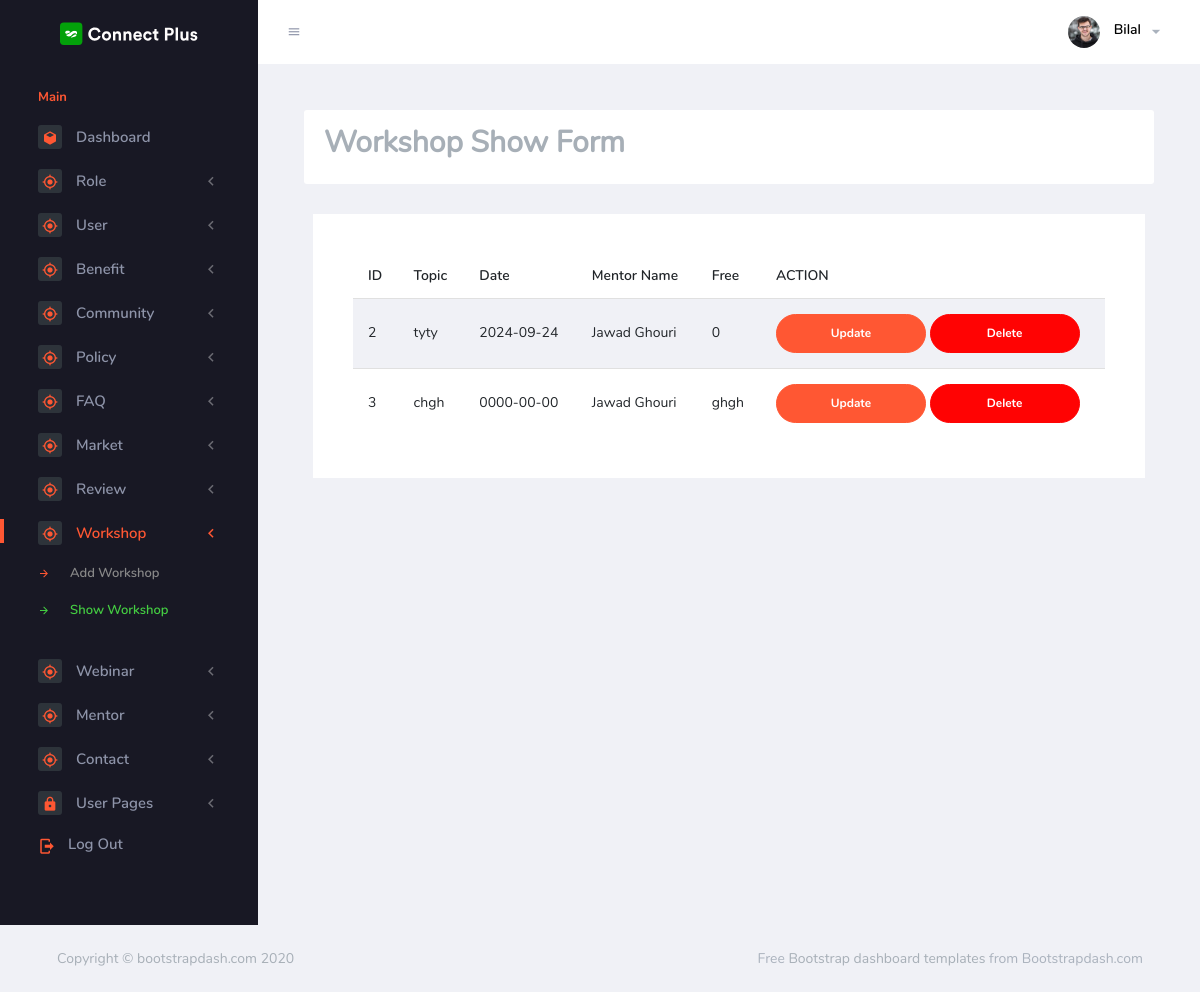
Screenshot of /adminpanel/workshopshow.php (signed in) with the database file from the repository.
### tables this page shows
CREATE TABLE `workshop` (
  `workshop_id` int(11) NOT NULL,
  `topic` varchar(255) NOT NULL,
  `date` date NOT NULL,
  `mentor_id_FK` int(11) NOT NULL,
  `free` varchar(255) NOT NULL
);

CREATE TABLE `mentor` (
  `mentor_id` int(11) NOT NULL,
  `name` varchar(255) NOT NULL,
  `contact_info` int(11) NOT NULL,
  `bio` varchar(255) NOT NULL,
  `introduction` varchar(255) NOT NULL
);

### adminpanel/workshopshow.php (the view)
<?php
include "header.php";
?>
   <div class="main-panel">
          <div class="content-wrapper">
            <div class="row" id="proBanner">
              <div class="col-12">
                <span class="d-flex align-items-center purchase-popup">
                    <h1>Workshop Show Form</h1>
                </span>
              </div>
            </div>
            <div class="col-lg-12 grid-margin stretch-card">
                <div class="card">
                  <div class="card-body">
                    <table class="table table-striped">
                      <thead>
                        <tr>
                          <th>ID</th>
                          <th>Topic</th>
                          <th>Date</th>
                          <th>Mentor Name</th>
                          <th>Free</th>
                          <th>ACTION</th>
                        </tr>
                      </thead>
                      <tbody>
                        <?php
                        require "connection.php";
                        $qry = "SELECT workshop.*, mentor.name FROM `workshop`
                                JOIN `mentor` ON mentor.mentor_id = workshop.mentor_id_FK";
                        $res = mysqli_query($conn, $qry);
                        while ($row = mysqli_fetch_assoc($res)) {
                          ?>
                        <tr>
                            <td class="py-1"><?php echo $row['workshop_id']; ?></td>
                            <td class="py-1"><?php echo $row['topic']; ?></td>
                            <td class="py-1"><?php echo $row['date']; ?></td>
                            <td class="py-1"><?php echo $row['name']; ?></td>
                            <td class="py-1"><?php echo $row['free']; ?></td>
                            <td>
                              <a href="workshopupdate.php?updid=<?php echo $row['workshop_id']; ?>">
                                <button type="button" class="btn btn-primary btn-rounded btn-fw">Update</button>
                              </a>
                              <a href="workshopdelete.php?dltid=<?php echo $row['workshop_id']; ?>">
                                <button type="button" class="btn btn-danger btn-rounded btn-fw">Delete</button>
                              </a>
                            </td>
                        </tr>
                        <?php } ?>
                      </tbody>
                    </table>
                  </div>
                </div>
            </div>
        </div>
    </div>
</div>
<?php
include "footer.php";
?>

### rows the page displays
workshop: workshop_id "2", topic "tyty", date "2024-09-24", mentor_id_FK.name "Jawad Ghouri", free "0"
workshop: workshop_id "3", topic "chgh", date "0000-00-00", mentor_id_FK.name "Jawad Ghouri", free "ghgh"

### other values shown
$_SESSION['name'] "Bilal"
